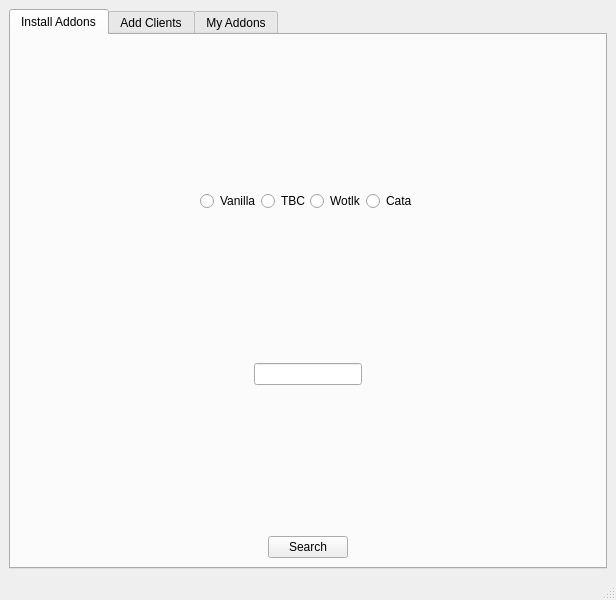
<?xml version="1.0" encoding="UTF-8"?>
<ui version="4.0">
 <class>MainWindow</class>
 <widget class="QMainWindow" name="MainWindow">
  <property name="geometry">
   <rect>
    <x>0</x>
    <y>0</y>
    <width>616</width>
    <height>600</height>
   </rect>
  </property>
  <property name="windowTitle">
   <string>MainWindow</string>
  </property>
  <widget class="QWidget" name="centralwidget">
   <layout class="QVBoxLayout" name="verticalLayout">
    <item>
     <widget class="QTabWidget" name="tabsWidget">
      <property name="toolTip">
       <string/>
      </property>
      <property name="currentIndex">
       <number>0</number>
      </property>
      <widget class="QWidget" name="searchAddonsTab">
       <attribute name="title">
        <string>Install Addons</string>
       </attribute>
       <layout class="QVBoxLayout" name="verticalLayout_2">
        <item>
         <layout class="QVBoxLayout" name="searchAddonsLayout">
          <property name="sizeConstraint">
           <enum>QLayout::SetFixedSize</enum>
          </property>
         </layout>
        </item>
        <item>
         <layout class="QVBoxLayout" name="xpacLayout">
          <item>
           <layout class="QHBoxLayout" name="xpacRadioLayout">
            <property name="spacing">
             <number>0</number>
            </property>
            <item>
             <spacer name="horizontalSpacer">
              <property name="orientation">
               <enum>Qt::Horizontal</enum>
              </property>
              <property name="sizeHint" stdset="0">
               <size>
                <width>40</width>
                <height>20</height>
               </size>
              </property>
             </spacer>
            </item>
            <item alignment="Qt::AlignBottom">
             <widget class="QRadioButton" name="searchVanillaButton">
              <property name="sizePolicy">
               <sizepolicy hsizetype="Fixed" vsizetype="Fixed">
                <horstretch>0</horstretch>
                <verstretch>0</verstretch>
               </sizepolicy>
              </property>
              <property name="text">
               <string>Vanilla</string>
              </property>
             </widget>
            </item>
            <item alignment="Qt::AlignBottom">
             <widget class="QRadioButton" name="searchTbcButton">
              <property name="sizePolicy">
               <sizepolicy hsizetype="Fixed" vsizetype="Fixed">
                <horstretch>0</horstretch>
                <verstretch>0</verstretch>
               </sizepolicy>
              </property>
              <property name="text">
               <string>TBC</string>
              </property>
             </widget>
            </item>
            <item alignment="Qt::AlignBottom">
             <widget class="QRadioButton" name="searchWotlkButton">
              <property name="sizePolicy">
               <sizepolicy hsizetype="Fixed" vsizetype="Fixed">
                <horstretch>0</horstretch>
                <verstretch>0</verstretch>
               </sizepolicy>
              </property>
              <property name="text">
               <string>Wotlk</string>
              </property>
             </widget>
            </item>
            <item alignment="Qt::AlignBottom">
             <widget class="QRadioButton" name="searchCataButton">
              <property name="sizePolicy">
               <sizepolicy hsizetype="Fixed" vsizetype="Fixed">
                <horstretch>0</horstretch>
                <verstretch>0</verstretch>
               </sizepolicy>
              </property>
              <property name="text">
               <string>Cata</string>
              </property>
             </widget>
            </item>
            <item>
             <spacer name="horizontalSpacer_2">
              <property name="orientation">
               <enum>Qt::Horizontal</enum>
              </property>
              <property name="sizeHint" stdset="0">
               <size>
                <width>40</width>
                <height>20</height>
               </size>
              </property>
             </spacer>
            </item>
           </layout>
          </item>
          <item alignment="Qt::AlignHCenter|Qt::AlignBottom">
           <widget class="QLineEdit" name="searchBar"/>
          </item>
          <item alignment="Qt::AlignHCenter|Qt::AlignBottom">
           <widget class="QPushButton" name="searchButton">
            <property name="sizePolicy">
             <sizepolicy hsizetype="Minimum" vsizetype="Minimum">
              <horstretch>0</horstretch>
              <verstretch>0</verstretch>
             </sizepolicy>
            </property>
            <property name="text">
             <string>Search</string>
            </property>
           </widget>
          </item>
         </layout>
        </item>
       </layout>
      </widget>
      <widget class="QWidget" name="addClientsTab">
       <attribute name="title">
        <string>Add Clients</string>
       </attribute>
       <widget class="QPushButton" name="addClientButton">
        <property name="geometry">
         <rect>
          <x>140</x>
          <y>320</y>
          <width>371</width>
          <height>51</height>
         </rect>
        </property>
        <property name="text">
         <string>Add Client</string>
        </property>
       </widget>
       <widget class="QWidget" name="layoutWidget">
        <property name="geometry">
         <rect>
          <x>170</x>
          <y>130</y>
          <width>301</width>
          <height>141</height>
         </rect>
        </property>
        <layout class="QGridLayout" name="gridLayout">
         <item row="0" column="3">
          <widget class="QRadioButton" name="addClientCata">
           <property name="text">
            <string>Cata</string>
           </property>
          </widget>
         </item>
         <item row="0" column="0">
          <widget class="QRadioButton" name="addClientVanilla">
           <property name="text">
            <string>Vanilla</string>
           </property>
          </widget>
         </item>
         <item row="0" column="1">
          <widget class="QRadioButton" name="addClientTbc">
           <property name="text">
            <string>TBC</string>
           </property>
          </widget>
         </item>
         <item row="0" column="2">
          <widget class="QRadioButton" name="addClientWotlk">
           <property name="text">
            <string>Wotlk</string>
           </property>
          </widget>
         </item>
        </layout>
       </widget>
      </widget>
      <widget class="QWidget" name="myAddonsTab">
       <attribute name="title">
        <string>My Addons</string>
       </attribute>
       <widget class="QListWidget" name="listWidget">
        <property name="geometry">
         <rect>
          <x>5</x>
          <y>1</y>
          <width>591</width>
          <height>501</height>
         </rect>
        </property>
       </widget>
      </widget>
     </widget>
    </item>
   </layout>
  </widget>
  <widget class="QMenuBar" name="menubar">
   <property name="geometry">
    <rect>
     <x>0</x>
     <y>0</y>
     <width>616</width>
     <height>19</height>
    </rect>
   </property>
  </widget>
  <widget class="QStatusBar" name="statusbar"/>
 </widget>
 <resources/>
 <connections/>
</ui>
